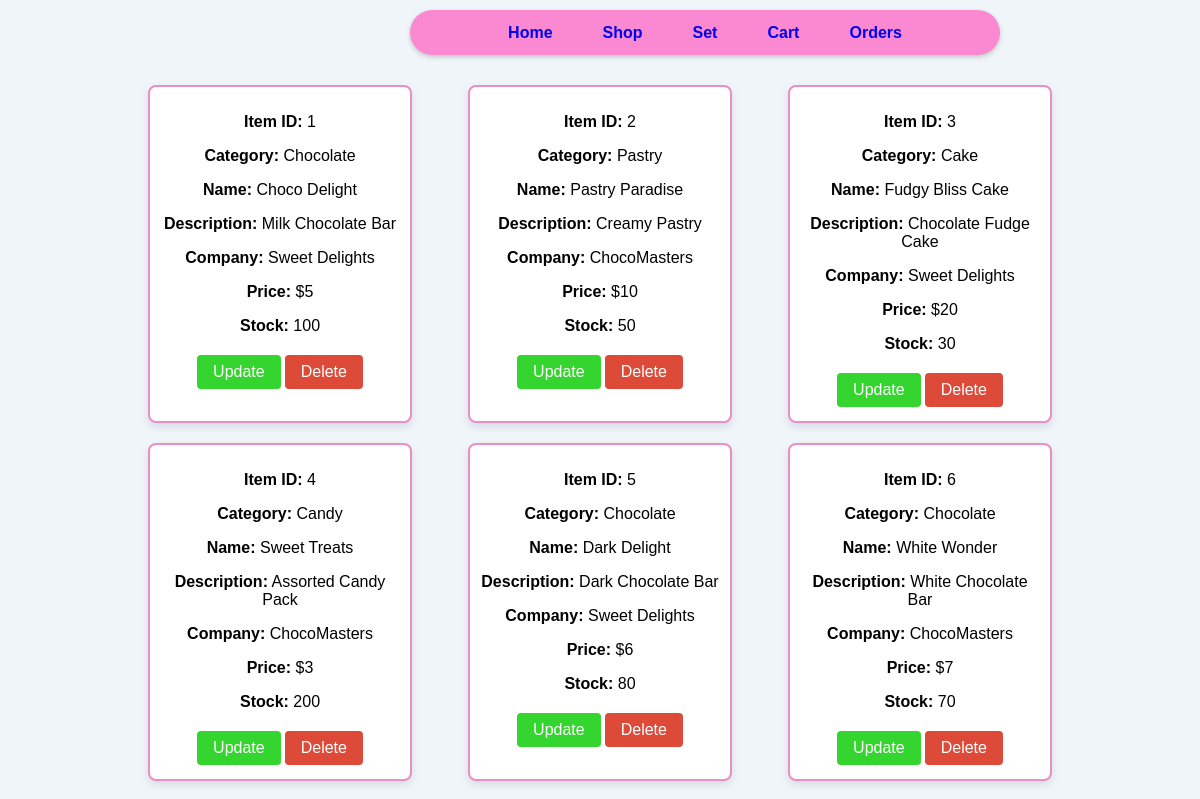
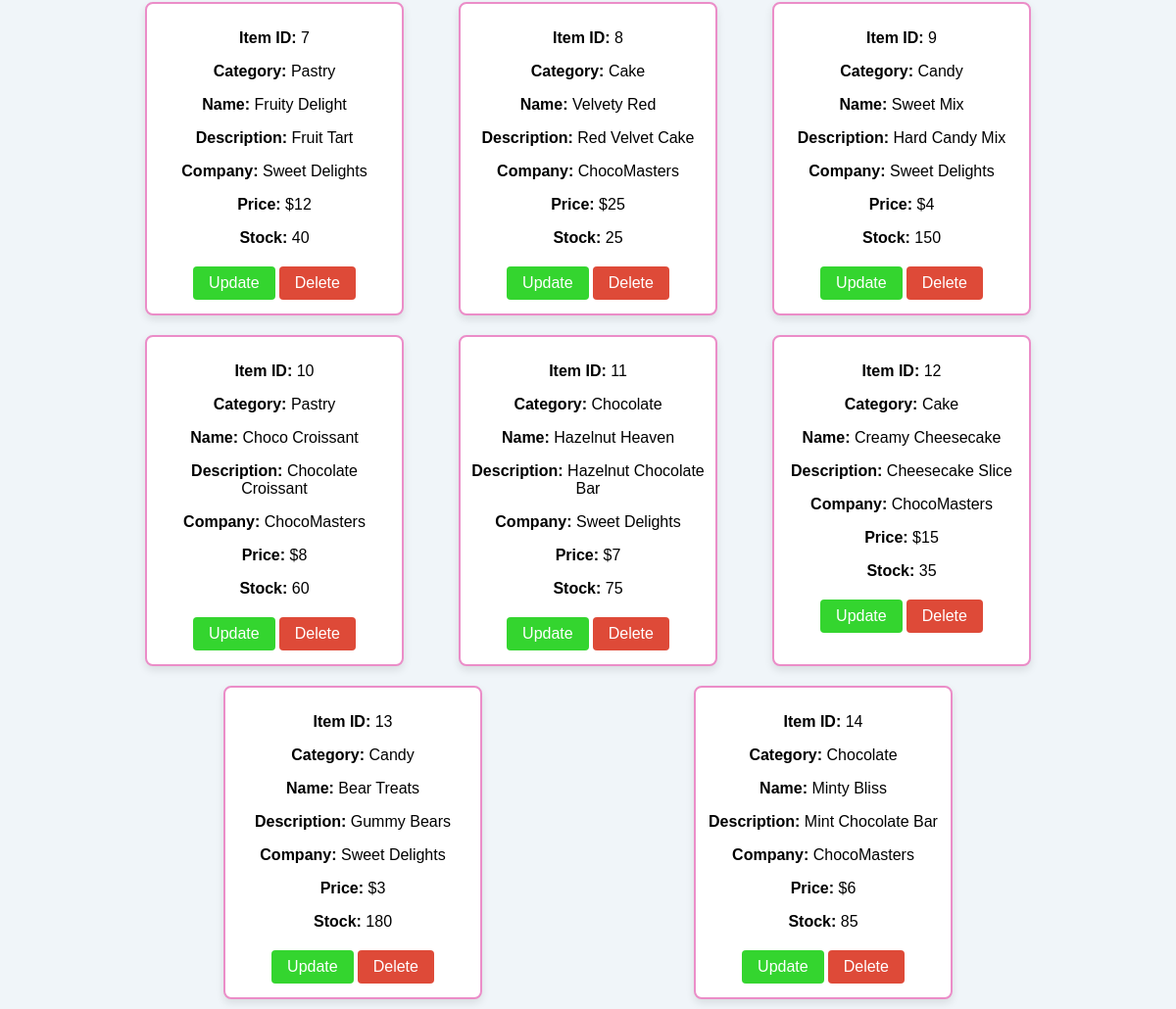
/Admin-ItemListing.php (signed in), run on the app's committed database (2 pictures, top to bottom).
### tables this page shows
CREATE TABLE IF NOT EXISTS item
(
  item_ID INT(8) PRIMARY KEY NOT NULL AUTO_INCREMENT,
  company_ID INT(8) NOT NULL,
  category ENUM('Cake','Candy','Chocolate','Pastry') NOT NULL,
  item_desc VARCHAR(45) NOT NULL,
  item_name VARCHAR(45) NOT NULL,
  item_price INT(10) NOT NULL,
  item_stock INT(10) NOT NULL,
  KEY `company_id` (`company_ID`),
  CONSTRAINT `company_id` FOREIGN KEY (`company_ID`) REFERENCES `company` (`company_ID`) ON DELETE CASCADE ON UPDATE CASCADE
);

CREATE TABLE IF NOT EXISTS company
(
  company_ID INT(8) PRIMARY KEY NOT NULL AUTO_INCREMENT,
  company_name VARCHAR(45) NOT NULL,
  UNIQUE KEY `company_name` (`company_name`)
);

### Admin-ItemListing.php (the view, shortened to what this page needs)
<!DOCTYPE html>
<html lang="en">
<head>
</head>
<body>
<div class ="container">
        <div class="navbar">
            <nav>
                <a href="home.php">Home</a>
                <a href="shop.php">Shop</a>
                <a href="set.php">Set</a>
                <a href="cart.php">Cart</a>
                <a href="orders.php">Orders</a>
            </nav>
        </div>
    </div>
    <div class="item-container">
        <?php
        $servername = "localhost";
        $username   = "root";
        $password   = "";
        $database   = "confectionary";
        $conn = new mysqli($servername, $username, $password, $database);
        $sql = "SELECT * FROM item i
                    INNER JOIN company AS c ON i.company_ID = c.company_ID
                ";
        $result = $conn->query($sql);
        if ($result->num_rows > 0) {
            while($row = $result->fetch_assoc()) {
                echo '<div class="item-box">';
                echo '<p><strong>Item ID:</strong> '        . $row["item_ID"] .         '</p>';
                echo '<p><strong>Category:</strong> '       . $row["category"] .        '</p>';
                echo '<p><strong>Name:</strong> '           . $row["item_name"] .       '</p>';
                echo '<p><strong>Description:</strong> '    . $row["item_desc"] .       '</p>';
                echo '<p><strong>Company:</strong> '        . $row["company_name"] .    '</p>';
                echo '<p><strong>Price:</strong> $'         . $row["item_price"] .      '</p>';
                echo '<p><strong>Stock:</strong> '          . $row["item_stock"] .      '</p>';
                echo '<form action="Admin-ItemConfig.php" method="post">';
                echo '<input type="submit" class="update-btn" name="update" value="Update">';
                echo '<input type="submit" class="delete-btn" name="delete" value="Delete">';
                echo '</form>';
                echo '</div>';
            }
        }
        ?>
    </div>
</body>
</html>

### Admin-ItemListing.php (style rules this page uses)
body { background-color: #f0f5f9; margin: 0; padding: 0; font-family: Arial, sans-serif; width: 100vw; height: 100vh; }
.container { text-align: center; max-width: 600px; width: 100%; margin-bottom: 10px; margin-left: 400px; }
.update-btn { background-color: #34D52F; color: white; border: none; padding: 8px 16px; text-align: center; text-decoration: none; display: inline-block; font-size: 16px; margin: 4px 2px; cursor: pointer; border-radius: 4px; }
.delete-btn { background-color: #DE4A38; color: white; border: none; padding: 8px 16px; text-align: center; text-decoration: none; display: inline-block; font-size: 16px; margin: 4px 2px; cursor: pointer; border-radius: 4px; }
.navbar { text-align: center; font-family: 'Trebuchet MS', 'Lucida Sans Unicode', 'Lucida Grande', 'Lucida Sans', Arial, sans-serif; font-size: 16px; font-weight: 700; line-height: 25px; background-color: #fa89d1; box-shadow: 0px 2px 5px rgba(0, 0, 0, 0.2); border-radius: 50px; margin-top: 10px; margin-left: 10px; }
nav { display: flex; justify-content: center; align-items: center; }
nav a { text-decoration: none; margin: 0 15px; padding: 10px; }
.item-container { display: flex; flex-wrap: wrap; justify-content: space-around; width: 80%; margin-top: 20px; overflow-y: auto; flex-direction: row; margin-left: 120px; }
.item-box { width: 25%; background-color: #ffffff; border: 2px solid #eb8dc8; border-radius: 8px; margin: 10px; padding: 10px; box-shadow: 0 4px 8px rgba(0, 0, 0, 0.1); text-align: center; overflow-y: auto; }

### data on the page
item: item_ID "1", category "Chocolate", item_name "Choco Delight", item_desc "Milk Chocolate Bar", company_ID.company_name "Sweet Delights", item_price "5", item_stock "100"
item: item_ID "2", category "Pastry", item_name "Pastry Paradise", item_desc "Creamy Pastry", company_ID.company_name "ChocoMasters", item_price "10", item_stock "50"
item: item_ID "3", category "Cake", item_name "Fudgy Bliss Cake", item_desc "Chocolate Fudge Cake", company_ID.company_name "Sweet Delights", item_price "20", item_stock "30"
item: item_ID "4", category "Candy", item_name "Sweet Treats", item_desc "Assorted Candy Pack", company_ID.company_name "ChocoMasters", item_price "3", item_stock "200"
item: item_ID "5", category "Chocolate", item_name "Dark Delight", item_desc "Dark Chocolate Bar", company_ID.company_name "Sweet Delights", item_price "6", item_stock "80"
item: item_ID "6", category "Chocolate", item_name "White Wonder", item_desc "White Chocolate Bar", company_ID.company_name "ChocoMasters", item_price "7", item_stock "70"
item: item_ID "7", category "Pastry", item_name "Fruity Delight", item_desc "Fruit Tart", company_ID.company_name "Sweet Delights", item_price "12", item_stock "40"
item: item_ID "8", category "Cake", item_name "Velvety Red", item_desc "Red Velvet Cake", company_ID.company_name "ChocoMasters", item_price "25", item_stock "25"
item: item_ID "9", category "Candy", item_name "Sweet Mix", item_desc "Hard Candy Mix", company_ID.company_name "Sweet Delights", item_price "4", item_stock "150"
item: item_ID "10", category "Pastry", item_name "Choco Croissant", item_desc "Chocolate Croissant", company_ID.company_name "ChocoMasters", item_price "8", item_stock "60"
item: item_ID "11", category "Chocolate", item_name "Hazelnut Heaven", item_desc "Hazelnut Chocolate Bar", company_ID.company_name "Sweet Delights", item_price "7", item_stock "75"
item: item_ID "12", category "Cake", item_name "Creamy Cheesecake", item_desc "Cheesecake Slice", company_ID.company_name "ChocoMasters", item_price "15", item_stock "35"
item: item_ID "13", category "Candy", item_name "Bear Treats", item_desc "Gummy Bears", company_ID.company_name "Sweet Delights", item_price "3", item_stock "180"
item: item_ID "14", category "Chocolate", item_name "Minty Bliss", item_desc "Mint Chocolate Bar", company_ID.company_name "ChocoMasters", item_price "6", item_stock "85"
